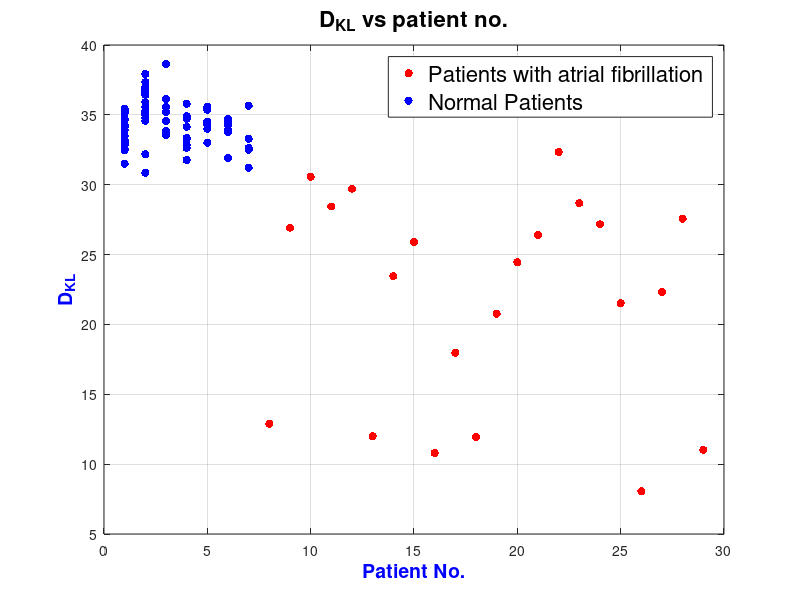

MATLAB code to generate this figure:
load('NormalFeatures2.mat');
load('AFFeatures2.mat');
hentropy=[];
s=[20 22 7 11 8 6 6];
k=1;
for j=1:22
    %if(j==14)continue;end
    x=strcat(strcat('af(',int2str(j)),')')
    hentropy=[hentropy;[7+j stempAF(k)-7+45]];
    k=k+1;
    %hold on
end
k=1;
for j=1:7
    
    y=strcat('person_',int2str(j))
for i=1:s(j)
    
    x=strcat('rec_',int2str(i))
hentropy=[hentropy;[j stempNorm(k)+45]];
k=k+1;

%hold on
%p{i}=P;qrs{i}=QRS;t{i}=T;
end
end
z=plot(hentropy(1:22,1),hentropy(1:22,2),'or',hentropy(23:length(hentropy),1),hentropy(23:length(hentropy),2),'ob');
grid on

    set(z(1),'MarkerEdgeColor','none','MarkerFaceColor','r')
    
    set(z(2),'MarkerEdgeColor','none','MarkerFaceColor','b')
    h_l=legend('Patients with atrial fibrillation','Normal Patients')
    set(h_l,'FontSize',16)
    xlabel('Patient No.','FontSize',14,'FontWeight','bold','Color','b')
    ylabel('D_K_L','FontSize',14,'FontWeight','bold','Color','b')
    title('D_K_L vs patient no.','FontSize',16)
    %saveas(z,'D_klvspatient.jpg');